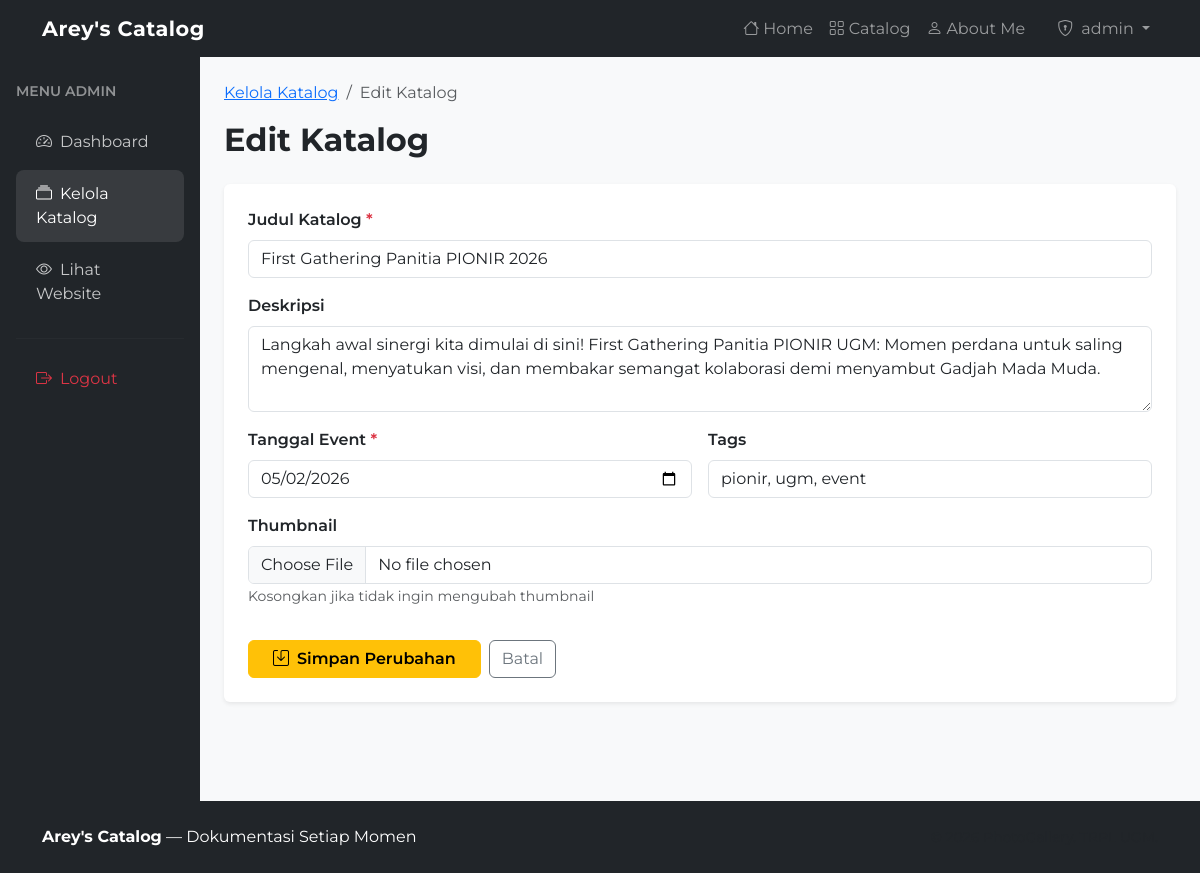
The page /admin/katalog/edit.php?id=6 (signed in) on the database its author committed.
### tables this page shows
CREATE TABLE `katalog` (
  `id_katalog` int(11) NOT NULL,
  `id_admin` int(11) NOT NULL,
  `judul` varchar(150) NOT NULL,
  `deskripsi` text DEFAULT NULL,
  `tanggal_event` date NOT NULL,
  `thumbnail` varchar(255) DEFAULT NULL,
  `jumlah_foto` int(11) DEFAULT 0,
  `created_at` timestamp NOT NULL DEFAULT current_timestamp(),
  `updated_at` timestamp NOT NULL DEFAULT current_timestamp() ON UPDATE current_timestamp()
);

### includes/functions.php (called while the page is built, shortened)
<?php
function e($string) {
    return htmlspecialchars($string ?? '', ENT_QUOTES, 'UTF-8');
}
?>

### admin/katalog/edit.php (the view, shortened to what this page needs)
<?php
require_once '../../includes/header.php';
$id = isset($_GET['id']) && is_numeric($_GET['id']) ? (int)$_GET['id'] : 0;
$stmt = mysqli_prepare($conn, "SELECT * FROM katalog WHERE id_katalog = ?");
mysqli_stmt_bind_param($stmt, 'i', $id);
mysqli_stmt_execute($stmt);
$katalog = mysqli_fetch_assoc(mysqli_stmt_get_result($stmt));
$stmt_tags = mysqli_prepare($conn, "SELECT GROUP_CONCAT(nama_tag SEPARATOR ', ') AS tags FROM tags WHERE id_katalog = ?");
mysqli_stmt_bind_param($stmt_tags, 'i', $id);
mysqli_stmt_execute($stmt_tags);
$existing_tags = mysqli_fetch_assoc(mysqli_stmt_get_result($stmt_tags))['tags'] ?? '';
?>
<div class="container-fluid">
    <div class="row">
        <div class="col-md-2 px-0 admin-sidebar d-none d-md-block">
            <div class="p-3">
                <p class="text-white-50 small text-uppercase fw-semibold mb-3 mt-2">Menu Admin</p>
                <nav class="nav flex-column">
                    <a class="nav-link" href="<?= BASE_URL ?>/admin/dashboard.php">
                        <i class="bi bi-speedometer2 me-2"></i>Dashboard
                    </a>
                    <a class="nav-link active" href="<?= BASE_URL ?>/admin/katalog/index.php">
                        <i class="bi bi-collection me-2"></i>Kelola Katalog
                    </a>
                    <a class="nav-link" href="<?= BASE_URL ?>/pages/catalog.php">
                        <i class="bi bi-eye me-2"></i>Lihat Website
                    </a>
                    <hr style="border-color:rgba(255,255,255,0.1)">
                    <a class="nav-link text-danger" href="<?= BASE_URL ?>/auth/logout.php">
                        <i class="bi bi-box-arrow-right me-2"></i>Logout
                    </a>
                </nav>
            </div>
        </div>
        <div class="col-md-10 py-4 px-4">
            <nav aria-label="breadcrumb" class="mb-3">
                <ol class="breadcrumb">
                    <li class="breadcrumb-item">
                        <a href="<?= BASE_URL ?>/admin/katalog/index.php">Kelola Katalog</a>
                    </li>
                    <li class="breadcrumb-item active">Edit Katalog</li>
                </ol>
            </nav>
            <h2 class="fw-bold mb-4">Edit Katalog</h2>
            <div class="card border-0 shadow-sm">
                <div class="card-body p-4">
                    <form method="POST" enctype="multipart/form-data" id="formKatalog">
                        <div class="row g-3">
                            <div class="col-12">
                                <label class="form-label fw-semibold" for="judul">
                                    Judul Katalog <span class="text-danger">*</span>
                                </label>
                                <input type="text" class="form-control" id="judul" name="judul"
                                       value="<?= e($_POST['judul'] ?? $katalog['judul']) ?>">
                            </div>
                            <div class="col-12">
                                <label class="form-label fw-semibold">Deskripsi</label>
                                <textarea class="form-control" name="deskripsi" rows="3"
                                          ><?= e($_POST['deskripsi'] ?? $katalog['deskripsi']) ?></textarea>
                            </div>
                            <div class="col-md-6">
                                <label class="form-label fw-semibold" for="tanggal_event">
                                    Tanggal Event <span class="text-danger">*</span>
                                </label>
                                <input type="date" class="form-control"
                                       id="tanggal_event" name="tanggal_event"
                                       value="<?= e($_POST['tanggal_event'] ?? $katalog['tanggal_event']) ?>">
                            </div>
                            <div class="col-md-6">
                                <label class="form-label fw-semibold">Tags</label>
                                <input type="text" class="form-control" name="tags"
                                       placeholder="wisuda, ugm (pisahkan koma)"
                                       value="<?= e($_POST['tags'] ?? $existing_tags) ?>">
                            </div>
                            <div class="col-12">
                                <label class="form-label fw-semibold">Thumbnail</label>
                                <input type="file" class="form-control" id="thumbnail"
                                       name="thumbnail" accept="image/jpeg,image/png,image/webp">
                                <small class="text-muted">Kosongkan jika tidak ingin mengubah thumbnail</small>
                            </div>
                        </div>
                        <div class="d-flex gap-2 mt-4">
                            <button type="submit" class="btn btn-warning px-4 fw-semibold">
                                <i class="bi bi-save me-2"></i>Simpan Perubahan
                            </button>
                            <a href="<?= BASE_URL ?>/admin/katalog/index.php"
                               class="btn btn-outline-secondary">Batal</a>
                        </div>
                    </form>
                </div>
            </div>
        </div>
    </div>
</div>
<?php require_once '../../includes/footer.php'; ?>

### assets/css/style.css (style rules this page uses)
body { font-family: 'Montserrat', sans-serif; background-color: #f8f9fa; color: #212529; min-height: 100vh; display: flex; flex-direction: column; }
html { height: 100%; }
body { min-height: 100vh; display: flex; flex-direction: column; }
.container-fluid > .row { flex: 1; }
.admin-sidebar { min-height: calc(100vh - 56px); background-color: #212529; }
.admin-sidebar .nav-link { color: rgba(255,255,255,0.75); padding: 0.75rem 1.25rem; border-radius: 8px; margin-bottom: 4px; }
.admin-sidebar .nav-link:hover, .admin-sidebar .nav-link.active { background-color: rgba(255,255,255,0.1); color: white; }

### rows shown on the page
katalog: judul "First Gathering Panitia PIONIR 2026", deskripsi "Langkah awal sinergi kita dimulai di sini! First Gathering Panitia PIONIR UGM: Momen perdana untuk saling mengenal, menyatukan visi, dan membakar semangat kolaborasi demi menyambut Gadjah Mada Muda.", tanggal_event "05/02/2026"

### other values the page prints
$_SESSION['username'] "admin"
